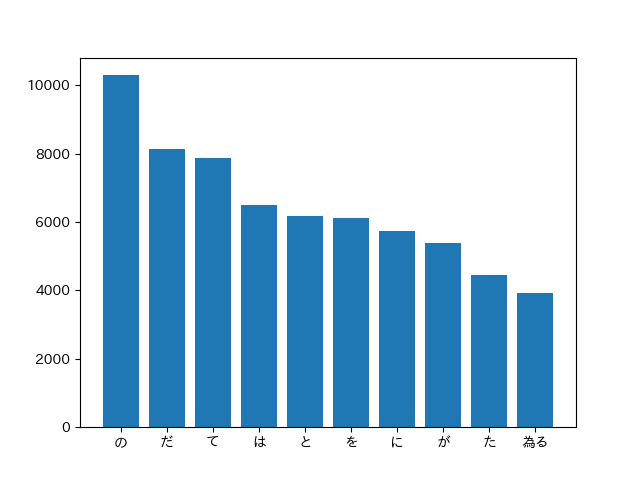

The Python source for this figure:
# 出現頻度が高い10語とその出現頻度をグラフ（例えば棒グラフなど）で表示せよ．

import os
import json
import collections
import matplotlib
import matplotlib.pyplot as plt
import japanize_matplotlib
from functools import reduce

with open(os.path.dirname(__file__) + "/30answer.txt", mode="r") as f:
    sentenses = json.loads(f.read())


def flatten(xs):
    return reduce(lambda a, b: a + b, xs)


def get_base(x):
    return x["base"] if x["pos"] != "補助記号" else None


words = filter(None, map(get_base, flatten(sentenses)))

c = collections.Counter(words)

word_list = []
height_list = []
for i in range(10):
    word_list.append(c.most_common()[:10][i][0])
    height_list.append(c.most_common()[:10][i][1])

# ローカルにファイルで書き出す
# jupiternotebookだとinlineのほうが良いかも
matplotlib.use('Agg')
plt.bar(x=word_list, height=height_list)
plt.savefig(os.path.dirname(__file__) + "/36.png")
